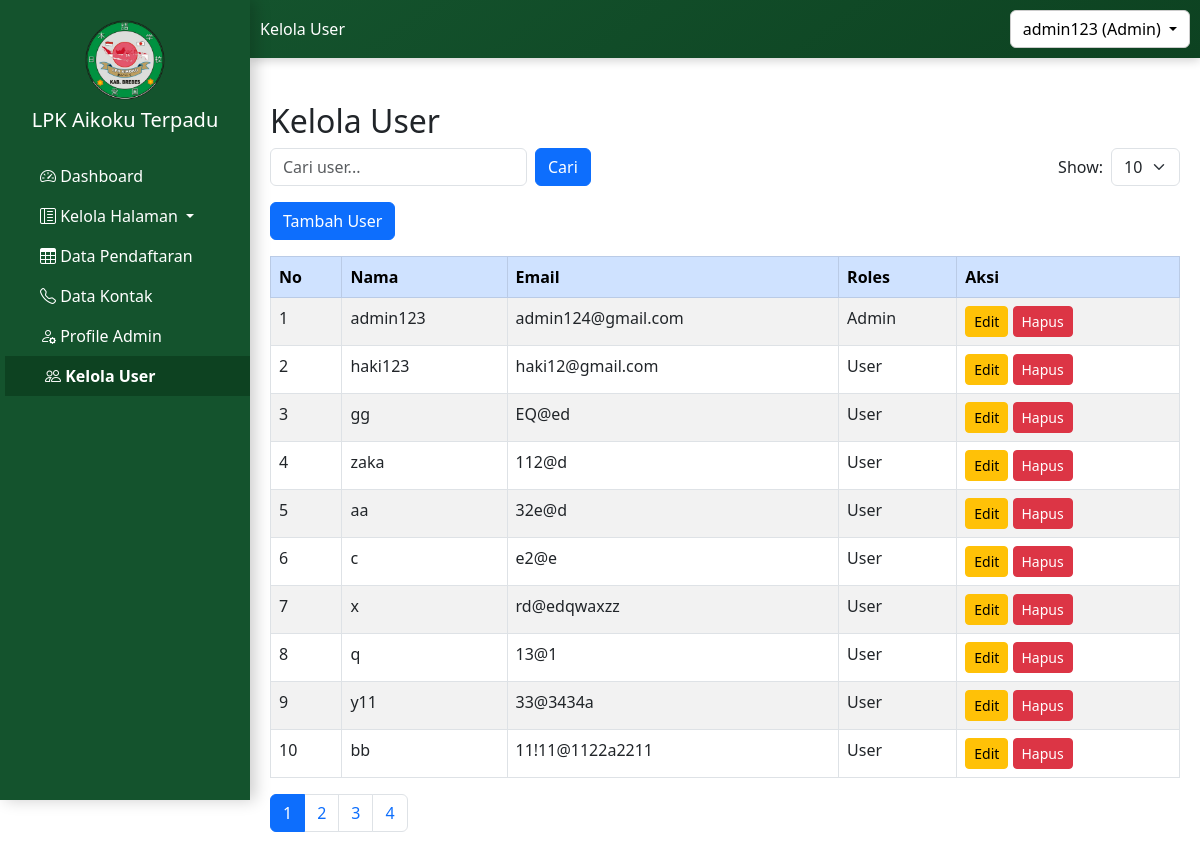
The page /admin/user/kelola_user.php (signed in) on the database its author committed.
### tables this page shows
CREATE TABLE `tb_pengguna` (
  `id_pengguna` int(11) NOT NULL,
  `username` varchar(50) NOT NULL,
  `password` varchar(255) NOT NULL,
  `email_pengguna` varchar(100) NOT NULL,
  `roles` enum('admin','user') DEFAULT 'user',
  `tanggal_aktivitas` timestamp NOT NULL DEFAULT current_timestamp()
);

### admin/user/kelola_user.php (the view, shortened to what this page needs)
<?php
$pageTitle = "Kelola User";
include '../../includes/config.php';
$search = isset($_GET['search']) ? $_GET['search'] : '';
$show = isset($_GET['show']) ? intval($_GET['show']) : 10;
$page = isset($_GET['page']) ? (int) $_GET['page'] : 1;
$offset = ($page - 1) * $show;
$where = "";
$query = mysqli_query($mysqli, "SELECT * FROM tb_pengguna $where LIMIT $show OFFSET $offset");
$total_query = mysqli_query($mysqli, "SELECT COUNT(*) as total FROM tb_pengguna $where");
$total_data = mysqli_fetch_assoc($total_query)['total'];
$total_pages = ceil($total_data / $show);
?>
<!DOCTYPE html>
<html lang="id">
<head>
</head>
<body>
    <?php include '../../sidebar1.php'; ?>
    <div class="container mt-4 content">
        <h2><?= $pageTitle ?></h2>
        <div class="d-flex justify-content-between align-items-center mb-3">
            <form method="GET" action="" class="d-flex gap-2">
                <input type="text" name="search" class="form-control" placeholder="Cari user..."
                    value="<?= htmlspecialchars($search) ?>">
                <button type="submit" class="btn btn-primary">Cari</button>
            </form>
            <form method="GET" action="" class="d-flex align-items-center gap-2">
                <label for="show" class="mb-0">Show:</label>
                <select name="show" id="show" class="form-select" onchange="this.form.submit()">
                    <?php
                    $options = [5, 10, 15, 20, 50];
                    foreach ($options as $option) {
                        $selected = ($show == $option) ? 'selected' : '';
                        echo "<option value='$option' $selected>$option</option>";
                    }
                    ?>
                </select>
            </form>
        </div>
        <button class="btn btn-primary mb-3" data-bs-toggle="modal" data-bs-target="#tambahUserModal">Tambah
            User</button>
        <div class="table-responsive">
            <table class="table table-bordered table-striped">
                <thead class="table-primary">
                    <tr>
                        <th>No</th>
                        <th>Nama</th>
                        <th>Email</th>
                        <th>Roles</th>
                        <th>Aksi</th>
                    </tr>
                </thead>
                <tbody>
                    <?php
                    $no = 1;
                    while ($data = mysqli_fetch_assoc($query)) {
                        ?>
                        <tr>
                            <td><?= $no++ ?></td>
                            <td><?= htmlspecialchars($data['username']) ?></td>
                            <td><?= htmlspecialchars($data['email_pengguna']) ?></td>
                            <td><?= ucfirst($data['roles']) ?></td>
                            <td>
                                <a href="#" class="btn btn-warning btn-sm" data-bs-toggle="modal"
                                    data-bs-target="#editUserModal<?= $data['id_pengguna'] ?>">Edit</a>
                                <a href="hapus_user.php?id=<?= $data['id_pengguna'] ?>" class="btn btn-danger btn-sm"
                                    onclick="return confirm('Yakin ingin menghapus user ini?');">Hapus</a>
                            </td>
                        </tr>
                        <?php
                    }
                    ?>
                </tbody>
            </table>
        </div>
        <nav>
            <ul class="pagination">
                <?php for ($i = 1; $i <= $total_pages; $i++): ?>
                    <li class="page-item <?= ($i == $page) ? 'active' : '' ?>">
                        <a class="page-link"
                            href="?page=<?= $i ?>&show=<?= $show ?>&search=<?= urlencode($search) ?>"><?= $i ?></a>
                    </li>
                <?php endfor; ?>
            </ul>
        </nav>
    </div>
</body>
</html>

### admin/user/kelola_user.php (style rules this page uses)
body, html { overflow-x: hidden; }

### sidebar1.php (style rules this page uses)
.content { margin-left: 250px; padding: 20px; overflow-x: auto; max-width: calc(100vw - 250px); }

### rows shown on the page
tb_pengguna: username "admin123", email_pengguna "admin124@gmail.com", roles "Admin"
tb_pengguna: username "haki123", email_pengguna "haki12@gmail.com", roles "User"
tb_pengguna: username "gg", email_pengguna "EQ@ed", roles "User"
tb_pengguna: username "zaka", email_pengguna "112@d", roles "User"
tb_pengguna: username "aa", email_pengguna "32e@d", roles "User"
tb_pengguna: username "c", email_pengguna "e2@e", roles "User"
tb_pengguna: username "x", email_pengguna "rd@edqwaxzz", roles "User"
tb_pengguna: username "q", email_pengguna "13@1", roles "User"
tb_pengguna: username "y11", email_pengguna "33@3434a", roles "User"
tb_pengguna: username "bb", email_pengguna "11!11@1122a2211", roles "User"

### other values the page prints
$pageTitle "Kelola User"
$_SESSION['username'] "admin123"
$_SESSION['roles'] "Admin"
form field show "10"
